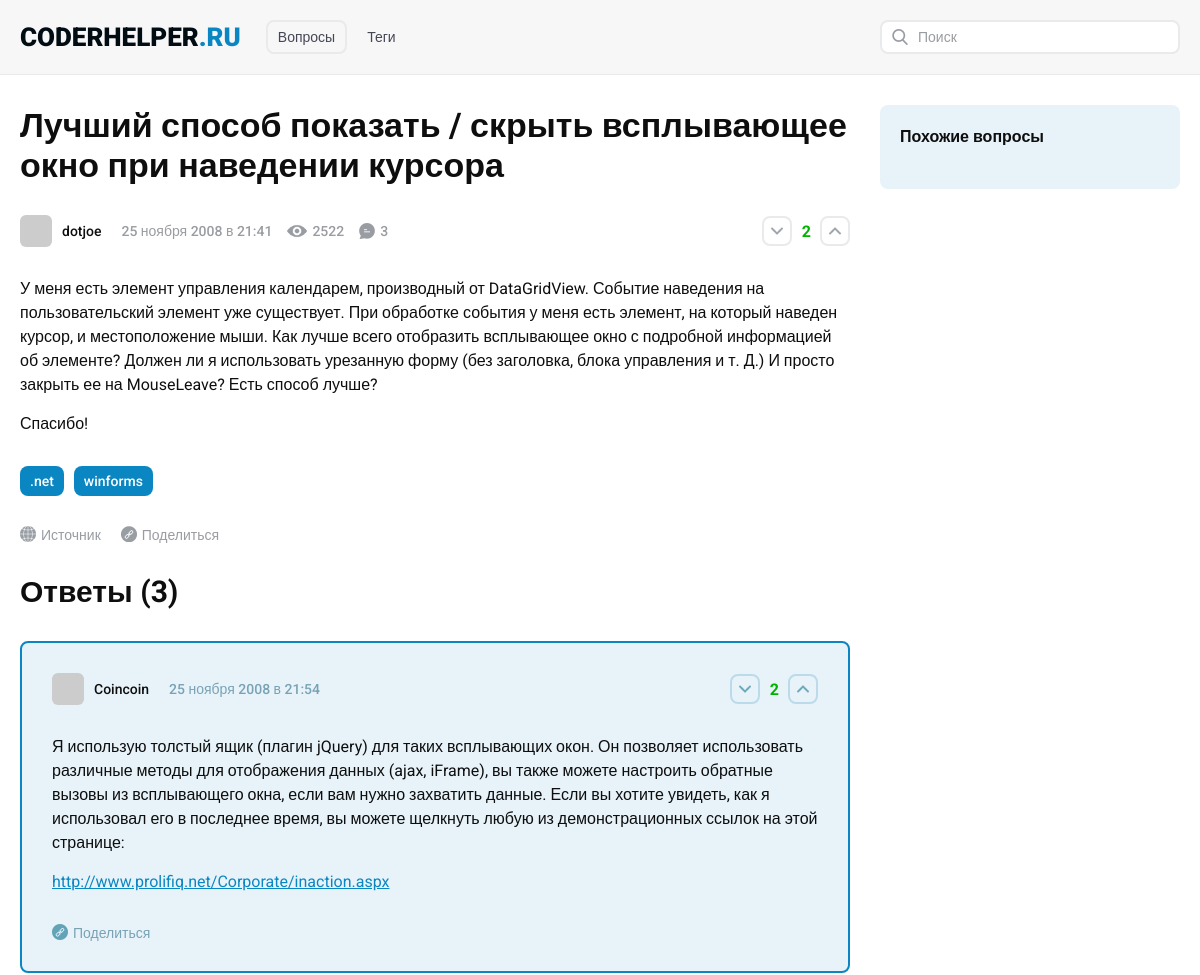
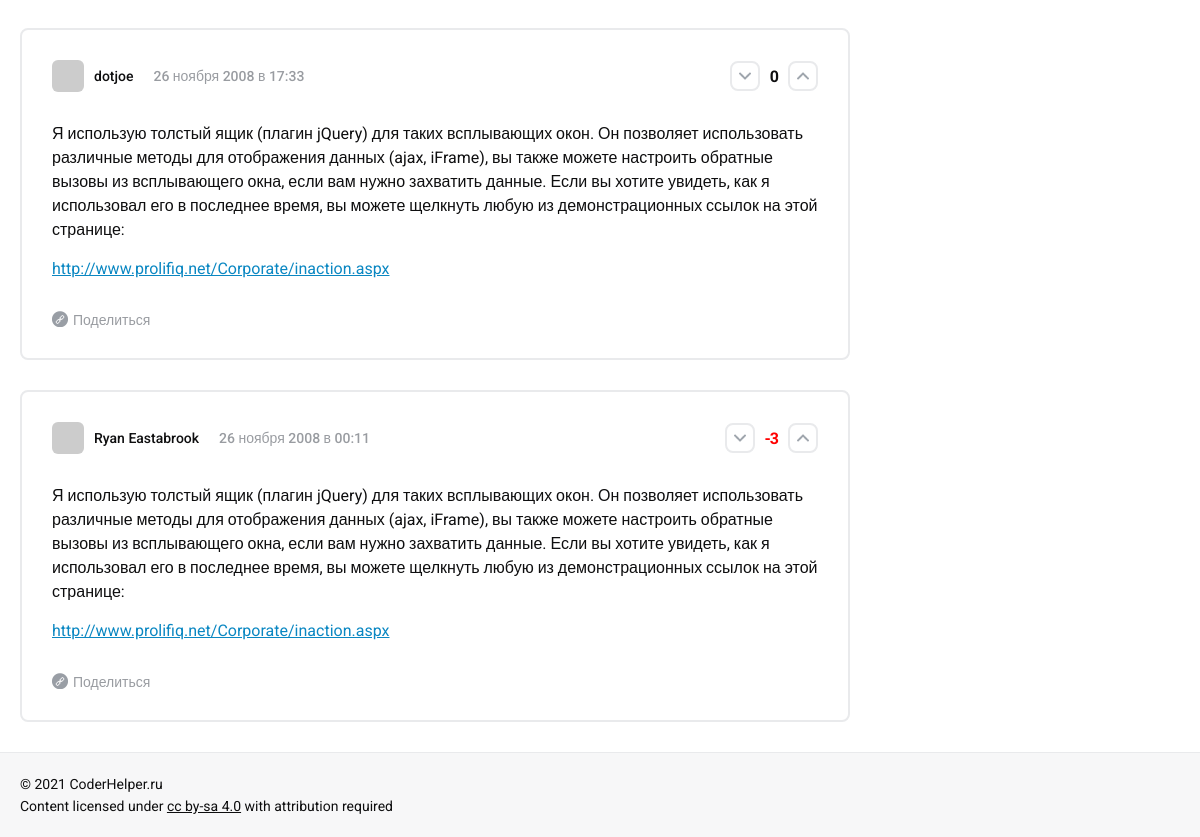
/questions/318977/Best-method-to-show-hide-hover-popup-window, run on the app's committed database (2 pictures, top to bottom).
### tables this page shows
CREATE TABLE `questions` (
  `question_id` int NOT NULL AUTO_INCREMENT COMMENT 'id',
  `outer_link` varchar(255) DEFAULT NULL COMMENT 'внешняя ссылка',
  `avatar` varchar(255) DEFAULT NULL COMMENT 'аватара автора',
  `author` varchar(255) NOT NULL COMMENT 'автор вопроса',
  `post` varchar(255) NOT NULL COMMENT 'внутренняя ссылка',
  `pub_date` int NOT NULL COMMENT 'дата публикации',
  `views` int NOT NULL DEFAULT '0' COMMENT 'просмотры',
  `answers` int NOT NULL DEFAULT '0' COMMENT 'ответы',
  `title` varchar(255) NOT NULL COMMENT 'заголовок вопроса',
  `content` text NOT NULL COMMENT 'текст вопроса',
  `rating` int NOT NULL DEFAULT '0' COMMENT 'рейтинг',
  `similar_id` varchar(255) DEFAULT NULL COMMENT 'id похожих вопросов',
  `comments_block` text,
  `is_more_comments` enum('0','1','2') NOT NULL DEFAULT '0',
  `status_process` int NOT NULL DEFAULT '1',
  `is_translate` int NOT NULL DEFAULT '0',
  PRIMARY KEY (`question_id`),
  KEY `post` (`post`) USING BTREE,
  KEY `questions_status_process_index` (`status_process`),
  KEY `questions_is_translate_index` (`is_translate`)
);

CREATE TABLE `answers` (
  `answer_id` int NOT NULL AUTO_INCREMENT,
  `question_id` int NOT NULL,
  `author` varchar(255) NOT NULL,
  `status` int NOT NULL DEFAULT '0',
  `avatar` varchar(255) NOT NULL,
  `pub_date` int NOT NULL,
  `rating` int NOT NULL,
  `content` text NOT NULL,
  `comments_block` text NOT NULL,
  `is_more_comments` enum('0','1','2') NOT NULL DEFAULT '0',
  `status_process` int NOT NULL DEFAULT '1',
  `is_translate` int NOT NULL DEFAULT '0',
  PRIMARY KEY (`answer_id`),
  KEY `question_id` (`question_id`),
  KEY `answers_status_process_index` (`status_process`),
  KEY `answers_is_translate_index` (`is_translate`),
  CONSTRAINT `answers_ibfk_1` FOREIGN KEY (`question_id`) REFERENCES `questions` (`question_id`)
);

### config/routes.php (called while the page is built)
<?php
return [
    '^search\/page-([0-9]+)' => 'search/index/$1',
    '^search' => 'search/index',
    '^tags\/([0-9a-zA-Z%-.,]+)/page-([0-9]+)$' => 'tags/list/$1/$2',
    '^tags\/page-([0-9]+)$' => 'tags/index/$1',
    '^tags\/([0-9a-zA-Z%-.,]+)$' => 'tags/list/$1',
    '^tags$' => 'tags/index',
    '^questions/([0-9]+)/([0-9а-яёА-ЯЁA-Za-z-%.,]+)$' => 'question/view/$1/$2',
    '^questions/([0-9]+)/?$' => 'question/view/$1/question',
    '^q\/([0-9]+)/([0-9а-яёА-ЯЁA-Za-z-%.,]+)$' => 'question/view/$1/$2',
    '^q\/([0-9]+)/?$' => 'question/view/$1/question',
    '^page-([0-9]+)$' => 'question/index/$1',
    '' => 'question/index'
    ];

### src/Controllers/QuestionController.php (called while the page is built, shortened)
<?php
class QuestionController {
    public function actionView(int $question_id, string $post = ""): bool
    {
        $questionItem = Questions::viewQuestion($question_id);
        $questionItem['comments_block'] = json_decode($questionItem['comments_block'], true);
        $Answers = Questions::getQuestionAnswers($question_id);
        include_once PUBLIC_HTML.'/views/questions/view.php';
        return true;
    }
}

### index.php (called while the page is built, shortened)
<?php
$router = new Router();
$router->run();

### src/Models/Questions.php (called while the page is built, shortened)
<?php
class Questions {
    public static function similarQuestions(string $similar_id): array
    {
        $similar_ids = explode(',', $similar_id);
        $similarQuestions = [];
        $db = Database::getConnection();
        foreach($similar_ids as $question_id){
            $question_id = intval($question_id);
            $stmt = $db->prepare("SELECT * FROM `questions`"
                . " WHERE `question_id`=:question_id"
                . " ORDER BY `pub_date` DESC");
            $stmt->execute([':question_id' => $question_id] );
            $questionItem = $stmt->fetch();
        }
        return $similarQuestions;
    }
    public static function viewQuestion(int $question_id): array
    {
        $db = Database::getConnection();
        $stmt = $db->prepare("SELECT * FROM `questions` WHERE `question_id`=:question_id");
        $stmt->execute(
            [':question_id' => $question_id]
        );
        $questionItem = $stmt->fetch();
        $questionItem['pub_date'] = Common::pubDateToString($questionItem['pub_date']);
        $questionItem['tags'] = self::getTagsByQuestionId($questionItem['question_id']);
        return $questionItem;
    }
    public static function getQuestionAnswers(int $question_id): array
    {
        $db = Database::getConnection();
        $stmt = $db->prepare("SELECT * FROM `answers`"
            . " WHERE `question_id`=:question_id"
            . " ORDER BY `status` DESC, `rating` DESC, `pub_date` DESC");
        $stmt->execute([':question_id' => $question_id]);
        $answerList = [];
        while($row = $stmt->fetch()){
            $answerList[] = [
                'answer_id' => $row['answer_id'],
                'author' => $row['author'],
                'avatar' => $row['avatar'],
                'pub_date' => $row['pub_date'],
                'rating' => $row['rating'],
                'content' => $row['content'],
                'comments_block' => json_decode($row['comments_block'], true),
                'status' => $row['status']
            ];
        }
        return $answerList;
    }
    public static function getTagsByQuestionId(int $question_id): array
    {
        $db = Database::getConnection();
        $stmt = $db->prepare("SELECT `tag_name`"
            . " FROM `tags_to_questions`,`tags`"
            . " WHERE  `tags_to_questions`.`question_id`=:question_id"
            . " AND `tags`.`tag_id`=`tags_to_questions`.`tag_id`");
        $stmt->execute( [':question_id' => $question_id] );
        $tagsList = [];
        while($row = $stmt->fetch()){
            $tagsList[] = $row['tag_name'];
        }
        return $tagsList;
    }
}

### src/Models/Common.php (called while the page is built, shortened)
<?php
class Common {
    public static function pubDateToString($pubDate): string
    {
        $dateArray = explode('-', date("Y-n-j-H:i", $pubDate));
        $monthRu = ['', 'января', 'февраля', 'марта', 'апреля', 'мая', 'июня', 'июля', 'августа', 'сентября', 'октября', 'ноября', 'декабря'];
        $dateArray[1]  = intval($dateArray[1]);
        return $dateArray[2]." ".$monthRu[$dateArray[1]]." ".$dateArray[0]." в ".$dateArray[3];
    }
}

### views/questions/view.php (the view, shortened to what this page needs)
<?php include_once PUBLIC_HTML.'/views/layouts/header.php';?>
<div class="content_wrapper clearfix">
    <main class="questions_block question_block">
	<h1 class="main_title"><?=$questionItem['title'];?></h1>
	<div class="question_stat_block clearfix">
            <div class="author">
		<img class="avatar" src="<?=$questionItem['avatar'];?>" alt="avatar">
		<div class="name"><?=$questionItem['author'];?></div>
            </div>
            <div class="question_stat">
		<div class="date stat_item"><?=$questionItem['pub_date'];?></div>
		<div class="views stat_item"><?=$questionItem['views'];?></div>
		<div class="answers stat_item"><?=(count($Answers));?></div>
            </div>
            <div class="votes_buttons">
		<div class="vote_button js-vote_button minus js-minus"></div>
		<div class="votes_count js-votes_count <?=(($questionItem['rating'] < 0) ? "red_color" : (($questionItem['rating'] > 0) ? "green_color" : ""));?>"><?=$questionItem['rating'];?></div>
		<div class="vote_button js-vote_button plus js-plus"></div>
            </div>
	</div>
        <div class="content_text">
            <?=trim($questionItem['content']);?>
	</div>
        <ul class="tags_list question_tags_list">
            <?php foreach($questionItem['tags'] as $tag) : ?>
            <li><a href="/tags/<?=urlencode($tag);?>"><?=$tag;?></a></li>
            <?php endforeach;?>
	</ul>
        <div class="sourse_block">
            <a class="sourse_item sourse_button" href="<?=$questionItem['outer_link'];?>" target="_blank" rel="nofollow noreferrer">Источник</a>
            <div class="sourse_item share_button js-share_button" data-link="<?=$_SERVER['REQUEST_SCHEME'];?>://<?=$_SERVER['SERVER_NAME'];?>/questions/<?=$questionItem['question_id']?>/<?=$questionItem['post'];?>">
                <span class="text">Поделиться</span>
            </div>
        </div>
        <div class="answers_block">
            <h2 class="answers_title">Ответы (<?=(count($Answers));?>)</h2>
            <?php if(count($Answers) > 0) : ?>
            <div class="answers_list">
                <?php
                foreach($Answers as $answer) :?>
                <div class="answer_item <?=($answer['status']) ? "right" : "";?>">
                    <div class="question_stat_block clearfix">
                        <div class="author">
                            <img class="avatar" src="<?=$answer['avatar'];?>" alt="avatar">
                            <div class="name"><?=$answer['author'];?></div>
                        </div>
                        <div class="question_stat">
                            <div class="date stat_item"><?=Common::pubDateToString($answer['pub_date'])?></div>
                        </div>
                        <div class="votes_buttons">
                            <div class="vote_button js-vote_button minus js-minus"></div>
                            <div class="votes_count js-votes_count <?=(($answer['rating'] < 0) ? "red_color" : (($answer['rating'] > 0) ? "green_color" : ""));?>"><?=$answer['rating'];?></div>
                            <div class="vote_button js-vote_button plus js-plus"></div>
                        </div>
                    </div>
                    <div class="content_text">
                        <?=$answer['content'];?>
                    </div>
                    <div class="sourse_block">
                        <div class="sourse_item share_button js-share_button" data-link="<?=$_SERVER['REQUEST_SCHEME'];?>://<?=$_SERVER['SERVER_NAME'];?>/questions/<?=$questionItem['question_id']?>/<?=$questionItem['post'];?>#<?=$answer['answer_id'];?>">
                            <span class="text">Поделиться</span>
                        </div>
                    </div>
                </div>
                <?php
                    endforeach;
                ?>
            </div>
            <?php endif;?>
        </div>
    </main>
    <aside class="sidebar">
        <div class="info_block sidebar_questions_block">
            <h4 class="block_title">Похожие вопросы</h4>
        </div>
    </aside>
</div>
<?php include_once PUBLIC_HTML.'/views/layouts/footer.php';?>

### src/Components/Router.php (shortened to what this page needs)
<?php
class Router {
    private string $controllersNamespace = 'Coderhelper\Controllers\\';
    private array $routes;
    public function __construct(){
        $routesPath = PUBLIC_HTML."/config/routes.php";
        $this->routes = include($routesPath);
    }
    private function getUri(): string
    {
        if(!empty($_SERVER['REQUEST_URI'])){
            return trim($_SERVER['REQUEST_URI'], '/');
        }
        return '';
    }
    public function run(): void
    {
        $uri = $this->getUri();
        foreach($this->routes as $uriPattern => $path) {
            if(preg_match("~^$uriPattern~ui", $uri)){
                $internalRoute = preg_replace("~$uriPattern~", $path, $uri);
                $internalRoute = preg_replace('~\?(.*)~', '', $internalRoute);
                $segments = explode('/', $internalRoute);
                $controllerName = ucfirst(array_shift($segments)."Controller");
                $actionName = "action".ucfirst(array_shift($segments));
                $this->parameters = $segments;
                $controllerName = $this->controllersNamespace.$controllerName;
                $controllerObject = new $controllerName;
                $result = (method_exists($controllerName, $actionName)) ?
                    call_user_func_array(array($controllerObject, $actionName), $this->parameters) :
                    NotfoundController::actionNotfound();
                if($result != null){
                    break;
                }
            }
        }
    }
}

### views/layouts/header.php (shortened to what this page needs)
<!DOCTYPE html>
<html lang="ru">
<head>
    <link rel="stylesheet" href="/template/css/reset.css">
    <?php if( defined('IS_QUESTION_PAGE') && IS_QUESTION_PAGE === 1 ): ?>
    <link rel="stylesheet" href="/template/css/prettify.css">
    <?php endif; ?>
    <link rel="stylesheet" href="/template/css/styles.css?v=2">
</head>
<body>
    <header class="header">
	<div class="header_wrapper clearfix">
            <div class="logo_block">
		<a class="logo" href="https://coderhelper.ru/">CoderHelper<span>.ru</span></a>
            </div>
            <nav class="nav_wrapper">
                <ul class="nav">
                    <li><a <?=$this->nav['questions'];?> href="/">Вопросы</a></li>
                    <li><a <?=$this->nav['tags'];?> href="/tags">Теги</a></li>
		</ul>
            </nav>
            <form class="search_form" action="/search" method="get">
                    <input class="search_query" type="text" id="querys" name="query" placeholder="Поиск" required="required" minlength="3">
            </form>
        </div>
    </header>

### views/layouts/footer.php (shortened to what this page needs)
    <footer class="footer">
        <div class="footer_wrapper clearfix">
            <div class="copyright">© 2021 CoderHelper.ru</div>
            <div class="license">Content licensed under <a href="https://creativecommons.org/licenses/by-sa/4.0/" target="_blank" rel="nofollow noopener noreferrer license">cc by-sa 4.0</a> with attribution required</div>
        </div>
    </footer>
</body>
</html>

### data on the page
questions: title "Лучший способ показать / скрыть всплывающее окно при наведении курсора", author "dotjoe", views "2522", count($Answers) "3", rating "2", content "У меня есть элемент управления календарем, производный от DataGridView. Событие наведения на пользовательский элемент уже существует. При обработке события у меня есть элемент, на который наведен курсор, и местоположение мыши. Как лучше всего отобразить всплывающее окно с подробной информацией об элементе? Должен ли я использовать урезанную форму (без заголовка, блока управления и т. Д.) И просто закрыть ее на MouseLeave? Есть способ лучше? Спасибо!", tag ".net", tag "winforms"
answers: author "Coincoin", pub_date "25 ноября 2008 в 21:54", rating "2", content "Я использую толстый ящик (плагин jQuery) для таких всплывающих окон. Он позволяет использовать различные методы для отображения данных (ajax, iFrame), вы также можете настроить обратные вызовы из всплывающего окна, если вам нужно захватить данные. Если вы хотите увидеть, как я использовал его в последнее время, вы можете щелкнуть любую из демонстрационных ссылок на этой странице: http://www.prolifiq.net/Corporate/inaction.aspx"
answers: author "dotjoe", pub_date "26 ноября 2008 в 17:33", rating "0", content "Я использую толстый ящик (плагин jQuery) для таких всплывающих окон. Он позволяет использовать различные методы для отображения данных (ajax, iFrame), вы также можете настроить обратные вызовы из всплывающего окна, если вам нужно захватить данные. Если вы хотите увидеть, как я использовал его в последнее время, вы можете щелкнуть любую из демонстрационных ссылок на этой странице: http://www.prolifiq.net/Corporate/inaction.aspx"
answers: author "Ryan Eastabrook", pub_date "26 ноября 2008 в 00:11", rating "-3", content "Я использую толстый ящик (плагин jQuery) для таких всплывающих окон. Он позволяет использовать различные методы для отображения данных (ajax, iFrame), вы также можете настроить обратные вызовы из всплывающего окна, если вам нужно захватить данные. Если вы хотите увидеть, как я использовал его в последнее время, вы можете щелкнуть любую из демонстрационных ссылок на этой странице: http://www.prolifiq.net/Corporate/inaction.aspx"
